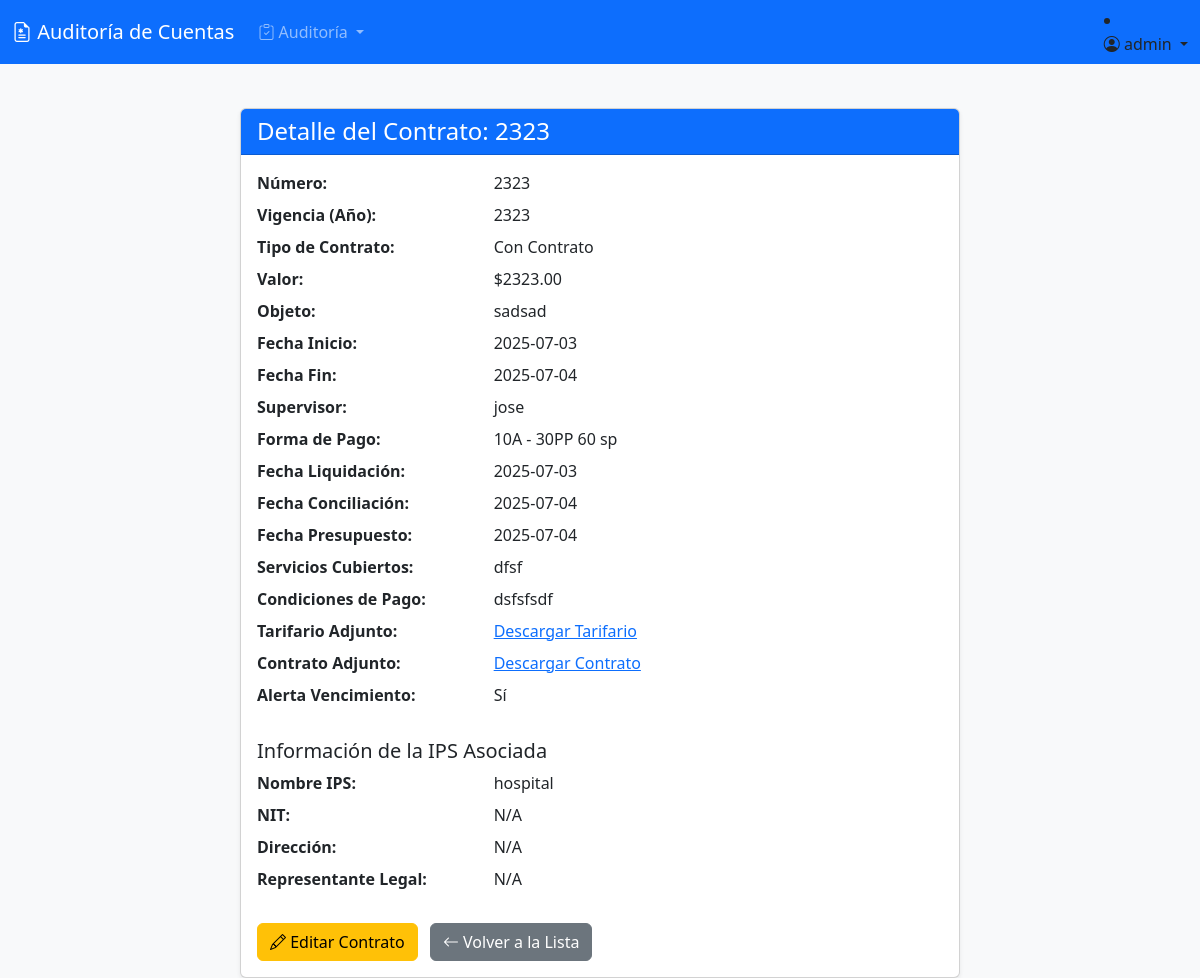
The page /facturacion/contratos/1/ (signed in) on the database its author committed.
### facturacion/models.py (models this page shows, shortened)
class Contrato(models.Model):
    numero = models.CharField(max_length=50)
    vigencia = models.IntegerField(blank=True, null=True, help_text="Año de vigencia del contrato")
    TIPO_CONTRATO_CHOICES = [
        ('Contrato', 'Con Contrato'),
        ('Sin Contrato', 'Sin Contrato'),
    ]
    tipo_contrato = models.CharField(max_length=20, choices=TIPO_CONTRATO_CHOICES, blank=True, null=True)
    valor = models.DecimalField(max_digits=15, decimal_places=2, blank=True, null=True)
    ips = models.ForeignKey(
        'accounts.Profile',
        on_delete=models.SET_NULL,
        null=True,
        blank=True,
        related_name='contratos_ips',
        limit_choices_to={'role': 'IPS'},
        help_text="IPS asociada a este contrato"
    )
    objeto = models.TextField(blank=True, null=True, help_text="Objeto o descripción del contrato")
    fecha_inicio = models.DateField(blank=True, null=True)
    fecha_fin = models.DateField(blank=True, null=True)
    supervisor = models.CharField(max_length=255, blank=True, null=True, help_text="Nombre del supervisor del contrato")
    FORMA_PAGO_CHOICES = [
        ('10A - 30PP 60 sp', '10A - 30PP 60 sp'),
    ]
    forma_pago = models.CharField(max_length=50, choices=FORMA_PAGO_CHOICES, blank=True, null=True)
    fecha_liquidacion = models.DateField(blank=True, null=True)
    fecha_conciliacion = models.DateField(blank=True, null=True)
    fecha_presupuesto = models.DateField(blank=True, null=True)
    servicios_cubiertos = models.TextField(blank=True, null=True)
    tarifario_adjunto = models.FileField(upload_to='tarifarios/', blank=True, null=True, help_text="Adjunto del tarifario general asociado a este contrato")
    condiciones_pago = models.TextField(blank=True, null=True)
    adjunto = models.FileField(upload_to='contratos/', blank=True, null=True, help_text="Adjunto del contrato completo")
    alerta_vencimiento = models.BooleanField(default=False)

### accounts/models.py (models this page shows, shortened)
class Profile(models.Model):
    user = models.OneToOneField(User, on_delete=models.CASCADE)
    ROLE_CHOICES = (
        ('IPS', 'IPS'),
        ('EPS', 'EPS'),
        ('ET', 'Entidad Territorial'),
        ('ADMIN', 'Administrador'),
        ('AUDITOR', 'Auditor'),
    )
    role = models.CharField(max_length=20, choices=ROLE_CHOICES)
    entidad_nombre = models.CharField(max_length=255, blank=True, null=True)
    nit = models.CharField(max_length=20, blank=True, null=True)
    direccion = models.CharField(max_length=255, blank=True, null=True)
    representante_legal = models.CharField(max_length=255, blank=True, null=True)

### facturacion/views.py (the view)
# urls.py: path('contratos/<int:pk>/', contrato_detail, name='contrato_detail'),
@login_required
def contrato_detail(request, pk):
    contrato = get_object_or_404(Contrato, pk=pk)
    return render(request, 'facturacion/contrato_detail.html', {'contrato': contrato})

### templates/facturacion/contrato_detail.html (shortened to what this page needs)
{% extends 'base.html' %}
{% block content %}
<div class="container mt-4">
    <div class="row">
        <div class="col-md-8 offset-md-2">
            <div class="card shadow-sm">
                <div class="card-header bg-primary text-white">
                    <h4 class="mb-0">Detalle del Contrato: {{ contrato.numero }}</h4>
                </div>
                <div class="card-body">
                    <dl class="row">
                        <dt class="col-sm-4">Número:</dt>
                        <dd class="col-sm-8">{{ contrato.numero }}</dd>
                        <dt class="col-sm-4">Vigencia (Año):</dt>
                        <dd class="col-sm-8">{{ contrato.vigencia|default:"N/A" }}</dd>
                        <dt class="col-sm-4">Tipo de Contrato:</dt>
                        <dd class="col-sm-8">{{ contrato.get_tipo_contrato_display|default:"N/A" }}</dd>
                        <dt class="col-sm-4">Valor:</dt>
                        <dd class="col-sm-8">${{ contrato.valor|floatformat:2|default:"N/A" }}</dd>
                        <dt class="col-sm-4">Objeto:</dt>
                        <dd class="col-sm-8">{{ contrato.objeto|default:"N/A" }}</dd>
                        <dt class="col-sm-4">Fecha Inicio:</dt>
                        <dd class="col-sm-8">{{ contrato.fecha_inicio|date:"Y-m-d"|default:"N/A" }}</dd>
                        <dt class="col-sm-4">Fecha Fin:</dt>
                        <dd class="col-sm-8">{{ contrato.fecha_fin|date:"Y-m-d"|default:"N/A" }}</dd>
                        <dt class="col-sm-4">Supervisor:</dt>
                        <dd class="col-sm-8">{{ contrato.supervisor|default:"N/A" }}</dd>
                        <dt class="col-sm-4">Forma de Pago:</dt>
                        <dd class="col-sm-8">{{ contrato.get_forma_pago_display|default:"N/A" }}</dd>
                        <dt class="col-sm-4">Fecha Liquidación:</dt>
                        <dd class="col-sm-8">{{ contrato.fecha_liquidacion|date:"Y-m-d"|default:"N/A" }}</dd>
                        <dt class="col-sm-4">Fecha Conciliación:</dt>
                        <dd class="col-sm-8">{{ contrato.fecha_conciliacion|date:"Y-m-d"|default:"N/A" }}</dd>
                        <dt class="col-sm-4">Fecha Presupuesto:</dt>
                        <dd class="col-sm-8">{{ contrato.fecha_presupuesto|date:"Y-m-d"|default:"N/A" }}</dd>
                        <dt class="col-sm-4">Servicios Cubiertos:</dt>
                        <dd class="col-sm-8">{{ contrato.servicios_cubiertos|default:"N/A" }}</dd>
                        <dt class="col-sm-4">Condiciones de Pago:</dt>
                        <dd class="col-sm-8">{{ contrato.condiciones_pago|default:"N/A" }}</dd>
                        {% if contrato.tarifario_adjunto %}
                        <dt class="col-sm-4">Tarifario Adjunto:</dt>
                        <dd class="col-sm-8"><a href="{{ contrato.tarifario_adjunto.url }}" target="_blank">Descargar Tarifario</a></dd>
                        {% endif %}
                        {% if contrato.adjunto %}
                        <dt class="col-sm-4">Contrato Adjunto:</dt>
                        <dd class="col-sm-8"><a href="{{ contrato.adjunto.url }}" target="_blank">Descargar Contrato</a></dd>
                        {% endif %}
                        <dt class="col-sm-4">Alerta Vencimiento:</dt>
                        <dd class="col-sm-8">{% if contrato.alerta_vencimiento %}Sí{% else %}No{% endif %}</dd>
                    </dl>
                    {% if contrato.ips %}
                    <h5 class="mt-4">Información de la IPS Asociada</h5>
                    <dl class="row">
                        <dt class="col-sm-4">Nombre IPS:</dt>
                        <dd class="col-sm-8">{{ contrato.ips.entidad_nombre|default:"N/A" }}</dd>
                        <dt class="col-sm-4">NIT:</dt>
                        <dd class="col-sm-8">{{ contrato.ips.nit|default:"N/A" }}</dd>
                        <dt class="col-sm-4">Dirección:</dt>
                        <dd class="col-sm-8">{{ contrato.ips.direccion|default:"N/A" }}</dd>
                        <dt class="col-sm-4">Representante Legal:</dt>
                        <dd class="col-sm-8">{{ contrato.ips.representante_legal|default:"N/A" }}</dd>
                    </dl>
                    {% endif %}
                    <div class="mt-4">
                        <a href="{% url 'facturacion:contrato_update' contrato.pk %}" class="btn btn-warning me-2"><i class="bi bi-pencil"></i> Editar Contrato</a>
                        <a href="{% url 'facturacion:contrato_list' %}" class="btn btn-secondary"><i class="bi bi-arrow-left"></i> Volver a la Lista</a>
                    </div>
                </div>
            </div>
        </div>
    </div>
</div>
{% endblock %}

### templates/base.html (shortened to what this page needs)
<!DOCTYPE html>
<html lang="es">
<head>
    <link href="https://cdn.jsdelivr.net/npm/bootstrap@5.3.0/dist/css/bootstrap.min.css" rel="stylesheet">
    <link rel="stylesheet" href="https://cdn.jsdelivr.net/npm/bootstrap-icons@1.10.0/font/bootstrap-icons.css">
</head>
<body>
<nav class="navbar navbar-expand-lg navbar-dark bg-primary">
    <div class="container-fluid">
        <a class="navbar-brand" href="/">
            <i class="bi bi-file-earmark-medical"></i>
            Auditoría de Cuentas
        </a>
        <div class="collapse navbar-collapse" id="navbarMain">
            <ul class="navbar-nav me-auto mb-2 mb-lg-0">
                {% if user.profile.role == 'ET' or user.profile.role == 'AUDITOR' %}
                <li class="nav-item dropdown">
                    <a class="nav-link dropdown-toggle" href="#" role="button" data-bs-toggle="dropdown">
                        <i class="bi bi-clipboard-check"></i> Auditoría
                    </a>
                </li>
                {% endif %}
            </ul>
            {% if user.is_authenticated %}
            <li class="nav-item dropdown">
                <a class="nav-link dropdown-toggle" href="#" role="button" data-bs-toggle="dropdown">
                    <i class="bi bi-person-circle"></i> {{ user.username }}
                </a>
            </li>
            {% else %}
            <li class="nav-item">
                <a class="nav-link" href="{% url 'accounts:login' %}">
                    <i class="bi bi-box-arrow-in-right"></i> Iniciar Sesión
                </a>
            </li>
            {% endif %}
        </div>
    </div>
</nav>
<div class="container">
    {% block content %}{% endblock %}
</div>
</body>
</html>

### templates/base.html (style rules this page uses)
body { background: #f8f9fa; min-height: 100vh; display: flex; flex-direction: column; }
.container { margin-top: 20px; flex: 1; }

### rows shown on the page
Contrato: numero "2323", vigencia "2323", tipo_contrato "Con Contrato", valor "2323.00", objeto "sadsad", fecha_inicio "2025-07-03", fecha_fin "2025-07-04", supervisor "jose", forma_pago "10A - 30PP 60 sp", fecha_liquidacion "2025-07-03", fecha_conciliacion "2025-07-04", fecha_presupuesto "2025-07-04", servicios_cubiertos "dfsf", condiciones_pago "dsfsfsdf", ips.entidad_nombre "hospital", ips.nit "N/A", ips.direccion "N/A", ips.representante_legal "N/A"

### other values the page prints
{{ user.username }} "admin"
